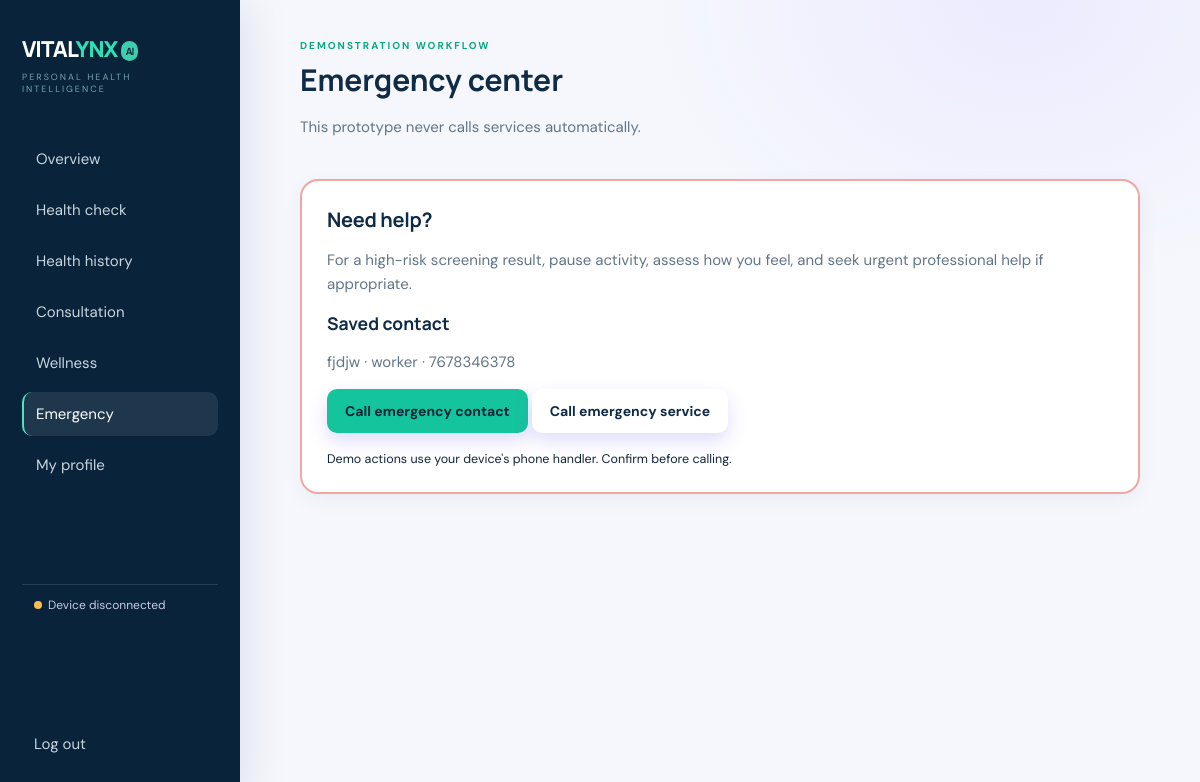
Page /emergency (signed in) on the committed database.
### models/database.py (models this page shows, shortened)
class User(db.Model):
    id = db.Column(db.Integer, primary_key=True)
    email = db.Column(db.String(120), unique=True, nullable=False, index=True)
    phone = db.Column(db.String(30), unique=True, nullable=False, index=True)
    password_hash = db.Column(db.String(255), nullable=False)
    name = db.Column(db.String(100), nullable=False)
    email_verified = db.Column(db.Boolean, default=False, nullable=False)
    phone_verified = db.Column(db.Boolean, default=False, nullable=False)
    location_label = db.Column(db.String(180))
    location_latitude = db.Column(db.Float)
    location_longitude = db.Column(db.Float)
    gender = db.Column(db.String(30))
    age = db.Column(db.Integer)
    height = db.Column(db.Float)
    weight = db.Column(db.Float)
    hereditary_conditions = db.Column(db.JSON, default=list)
    current_health_issues = db.Column(db.JSON, default=list)
    wellness_preferences = db.Column(db.JSON, default=list)
    emergency_contact_name = db.Column(db.String(100))
    emergency_contact_phone = db.Column(db.String(30))
    emergency_contact_relationship = db.Column(db.String(80))
    profile_completed = db.Column(db.Boolean, default=False, nullable=False)
    created_at = db.Column(db.DateTime, default=lambda: datetime.now(timezone.utc))
    readings = db.relationship('Reading', backref='user', lazy=True, cascade='all, delete-orphan')

### routes/emergency.py (the view)
@emergency_bp.route('/emergency')
@login_required
def emergency(): return render_template('emergency.html',user=current_user())

### routes/auth.py (called while the page is built)
def current_user(): return db.session.get(User, session.get('user_id')) if session.get('user_id') else None

### routes/dashboard.py (called while the page is built)
def login_required(f):
 @wraps(f)
 def wrapped(*a,**k):
  u=current_user()
  if not u:return redirect(url_for('auth.login'))
  if not u.profile_completed:return redirect(url_for('auth.onboarding'))
  return f(*a,**k)
 return wrapped

### services/device_status.py (called while the page is built, shortened)
def latest_device_reading(user_id):
    return Reading.query.filter_by(user_id=user_id, source='device').order_by(
        Reading.created_at.desc()
    ).first()

def device_is_connected(reading, now=None):
    if reading is None or reading.created_at is None:
        return False

### templates/emergency.html
{% extends 'base.html' %}{% block content %}<header><div><p class="eyebrow">DEMONSTRATION WORKFLOW</p><h1>Emergency center</h1><p>This prototype never calls services automatically.</p></div></header><section class="panel danger"><h2>Need help?</h2><p>For a high-risk screening result, pause activity, assess how you feel, and seek urgent professional help if appropriate.</p><h3>Saved contact</h3><p>{{user.emergency_contact_name}} · {{user.emergency_contact_relationship}} · {{user.emergency_contact_phone}}</p><a class="button" href="tel:{{user.emergency_contact_phone}}">Call emergency contact</a> <a class="button secondary" href="tel:112">Call emergency service</a><small>Demo actions use your device's phone handler. Confirm before calling.</small></section>{% endblock %}

### static/css/style.css (style rules this page uses)
:root { --ink:#10243e;--muted:#62738a;--surface:#ffffff;--canvas:#f4f7fb;--brand:#6254e8;--brand-dark:#302783;--accent:#27c4a0;--line:#e4e8f2 }
body { background:var(--canvas);color:var(--ink) }
.authcard button,.button { background:linear-gradient(135deg,var(--brand),#8779f2);color:#fff;box-shadow:0 8px 18px #675ae535 }
.cards article,.panel { border:1px solid var(--line);box-shadow:0 8px 22px #2638790a }
.panel h2 { letter-spacing:-.3px }
* { box-sizing:border-box }
body { margin:0;background:#f4f8fa;color:#13243b;font:15px 'DM Sans',sans-serif }
h1,h2,h3 { font-family:Manrope;margin:0;color:#102b45 }
h1 { font-size:30px }
h2 { font-size:20px }
p { color:#627588;line-height:1.6 }
.eyebrow { font-size:10px;letter-spacing:2px;font-weight:700;color:#08a783;margin:0 0 5px }
header { display:flex;justify-content:space-between;align-items:flex-start;margin-bottom:25px }
.button,button { display:inline-block;background:#14c49d;border:0;border-radius:10px;color:#06263a;padding:13px 18px;font-weight:800;text-decoration:none;cursor:pointer;font:700 14px 'DM Sans' }
.secondary { background:#fff;color:#102b45 }
.cards article,.panel,.authcard,.wizard { background:#fff;border-radius:16px;padding:22px;box-shadow:0 6px 20px #1637550d }
.panel { margin:20px 0;overflow:auto }
.danger { border:2px solid #f0a7a4 }
.danger small { display:block;margin-top:18px }
main:not(.auth) > header, main:not(.auth) > .disclaimer, main:not(.auth) > .hero, main:not(.auth) > .cards, main:not(.auth) > .panel { animation: rise-in .55s cubic-bezier(.2,.7,.25,1) both; }
.cards article, .panel, .button, nav a, .avatar { transition: transform .22s ease, box-shadow .22s ease, border-color .22s ease, background-color .22s ease; }
:root { --canvas:#f5f7fc; --line:#e5e9f3; --muted:#718096; }
body { background: radial-gradient(ellipse at 85% 0%, #ecebff 0, transparent 26%), var(--canvas); }
main:not(.auth) > *:not(script) { animation: page-enter .55s cubic-bezier(.2,.72,.22,1) both; }
main:not(.auth) > :nth-child(2) { animation-delay:50ms; }
.panel { border-radius:18px; padding:25px; }
.panel h2 { margin-bottom:8px; }
.button, button { transition:transform .2s ease, box-shadow .2s ease, filter .2s ease; }

### rows in the picture
User: emergency_contact_name "fjdjw", emergency_contact_relationship "worker", emergency_contact_phone "7678346378"
